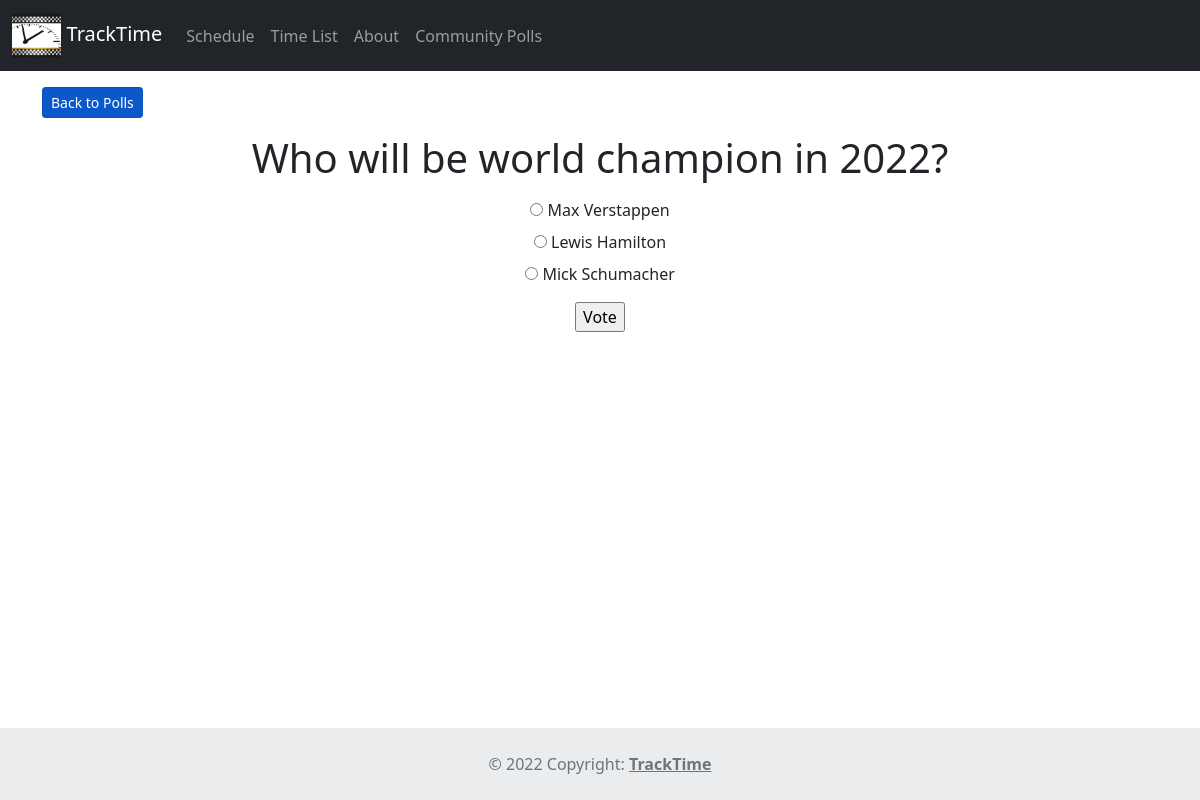
The app's page /polls/8/ with its own data.
### polls/models.py (models this page shows, shortened)
class Question(models.Model):
    question_text = models.CharField(max_length=200)
    pub_date = models.DateTimeField('date published')

class Choice(models.Model):
    question = models.ForeignKey(Question, on_delete=models.CASCADE)
    choice_text = models.CharField(max_length=200)
    votes = models.IntegerField(default=0)

### polls/views.py (the view)
# urls.py: path('<int:pk>/', views.DetailView.as_view(), name='detail'),
class DetailView(generic.DetailView):
    model = Question
    template_name = 'polls/detail.html'
    def get_queryset(self):
        return Question.objects.filter(pub_date__lte=timezone.now())

### polls/templates/polls/detail.html (shortened to what this page needs)
<!DOCTYPE html>
<html lang="en">
    {% extends 'races/base.html' %}
    {% load static %}
        {% block body_block %}
        <div class="container">
            <div class="col-xs-1 mt-3" align="start">
                <a href="{% url 'polls:index' %}" class="btn btn-primary btn-sm active" role="button">Back to Polls</a>
            </div>
            <div class="col-xs-1 mt-3" align="center">
                <h1>{{ question.question_text }}</h1>
            </div>
            <form action="{% url 'polls:vote' question.id %}" method="post">
                <fieldset>
                    {% for choice in question.choice_set.all %}
                        <div class="mt-2 mb-2 panel-body" align="center">
                            <input type="radio" name="choice" id="choice{{ forloop.counter }}" value="{{ choice.id }}">
                            <label for="choice{{ forloop.counter }}">{{ choice.choice_text }}</label><br>
                        </div>
                    {% endfor %}
                </fieldset>
                <div class="mt-2 mb-2 panel-body" align="center">
                    <input type="submit" value="Vote">
                </div>
            </form>
        </div>
        {% endblock %}

### records on screen
Question: question_text "Who will be world champion in 2022?"
Choice: choice_text "Max Verstappen"
Choice: choice_text "Lewis Hamilton"
Choice: choice_text "Mick Schumacher"
